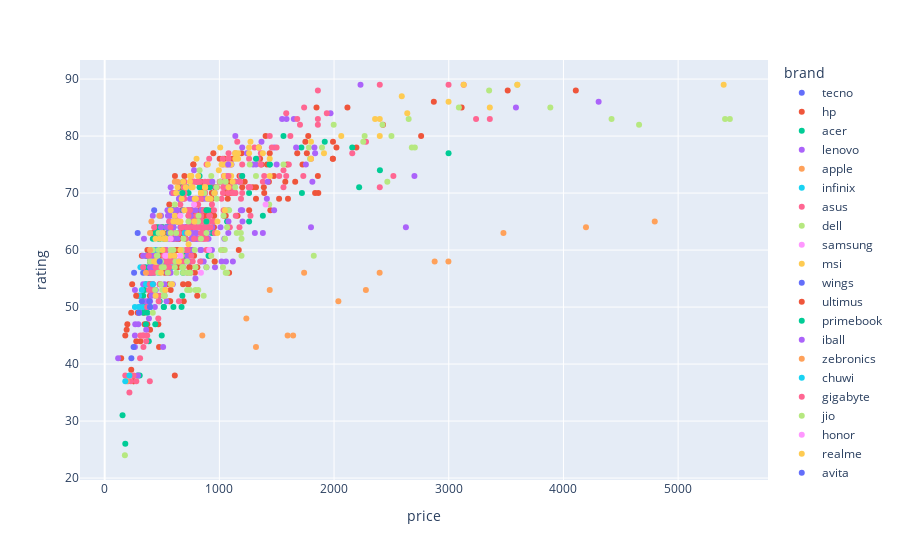

Notebook code for this chart:
### Code cell
# Scatterplot de price e rating
px.scatter(df_laptop, x='price', y='rating', color='brand')

### Figure 1 — Plotly figure (JSON) as saved in the notebook; plotly's stock layout.template omitted (floating-point values rounded to 4 significant figures; data arrays with more than 128 entries replaced by an {"elided": "..."} marker saying what was removed)
{"data": [{"hovertemplate": "brand=tecno<br>price=%{x}<br>rating=%{y}<extra></extra>", "legendgroup": "tecno", "marker": {"color": "#636efa", "symbol": "circle"}, "mode": "markers", "name": "tecno", "orientation": "v", "showlegend": true, "type": "scatter", "x": [287.7, 431.6], "xaxis": "x", "y": [63, 67], "yaxis": "y"}, {"hovertemplate": "brand=hp<br>price=%{x}<br>rating=%{y}<extra></extra>", "legendgroup": "hp", "marker": {"color": "#EF553B", "symbol": "circle"}, "mode": "markers", "name": "hp", "orientation": "v", "showlegend": true, "type": "scatter", "x": {"elided": "205 float values"}, "xaxis": "x", "y": {"elided": "205 int values"}, "yaxis": "y"}, {"hovertemplate": "brand=acer<br>price=%{x}<br>rating=%{y}<extra></extra>", "legendgroup": "acer", "marker": {"color": "#00cc96", "symbol": "circle"}, "mode": "markers", "name": "acer", "orientation": "v", "showlegend": true, "type": "scatter", "x": [479.6, 935.4, 563.6, 419.6, 395.7, 683.5, 455.6, 473.7, 1139.0, 575.6, 1439.0, 1259.0, 371.7, 467.6, 395.7, 875.4, 2159.0, 383.7, 359.7, 731.5, 683.5, 1439.0, 335.7, 563.6, 359.7, 557.7, 599.5, 539.7, 515.7, 563.6, 557.6, 683.5, 477.3, 287.7, 767.6, 791.4, 599.5, 740.0, 305.7, 479.6, 419.6, 515.6, 683.5, 635.5, 443.6, 503.6, 497.6, 1919.0, 809.5, 431.6, 1559.0, 905.5, 503.6, 863.4, 369.3, 359.6, 353.7, 515.6, 491.6, 659.5, 394.5, 347.8, 479.6, 599.5, 698.8, 677.5, 670.4, 1720.0, 707.5, 1715.0, 479.6, 441.4, 1259.0, 1379.0, 539.6, 1067.0, 827.4, 2400.0, 934.2, 551.6, 395.7, 384.9, 2219.0, 2998.0, 335.7, 917.5, 359.7, 827.5, 905.5], "xaxis": "x", "y": [62, 63, 64, 60, 58, 71, 60, 62, 72, 67, 75, 70, 49, 64, 54, 64, 78, 57, 59, 70, 67, 75, 49, 67, 47, 64, 64, 64, 62, 63, 63, 56, 62, 38, 65, 62, 67, 65, 38, 58, 62, 50, 72, 70, 63, 60, 45, 79, 65, 58, 80, 59, 64, 70, 59, 50, 57, 50, 60, 69, 56, 53, 51, 50, 59, 52, 50, 70, 62, 78, 58, 47, 65, 66, 64, 65, 73, 74, 72, 59, 50, 44, 71, 77, 52, 71, 54, 71, 67], "yaxis": "y"}, {"hovertemplate": "brand=lenovo<br>price=%{x}<br>rating=%{y}<extra></extra>", "legendgroup": "lenovo", "marker": {"color": "#ab63fa", "symbol": "circle"}, "mode": "markers", "name": "lenovo", "orientation": "v", "showlegend": true, "type": "scatter", "x": {"elided": "201 float values"}, "xaxis": "x", "y": {"elided": "201 int values"}, "yaxis": "y"}, {"hovertemplate": "brand=apple<br>price=%{x}<br>rating=%{y}<extra></extra>", "legendgroup": "apple", "marker": {"color": "#FFA15A", "symbol": "circle"}, "mode": "markers", "name": "apple", "orientation": "v", "showlegend": true, "type": "scatter", "x": [851.4, 4796.0, 1235.0, 1439.0, 1319.0, 3477.0, 4196.0, 2997.0, 2397.0, 1739.0, 1595, 1643.0, 2278.0, 2877.0, 2038.0], "xaxis": "x", "y": [45, 65, 48, 53, 43, 63, 64, 58, 56, 56, 45, 45, 53, 58, 51], "yaxis": "y"}, {"hovertemplate": "brand=infinix<br>price=%{x}<br>rating=%{y}<extra></extra>", "legendgroup": "infinix", "marker": {"color": "#19d3f3", "symbol": "circle"}, "mode": "markers", "name": "infinix", "orientation": "v", "showlegend": true, "type": "scatter", "x": [419.6, 719.5, 359.7, 335.7, 323.7, 431.6, 695.5, 467.6, 587.6, 311.7, 299.7, 539.6, 467.6], "xaxis": "x", "y": [56, 71, 54, 50, 53, 60, 63, 56, 57, 57, 52, 57, 58], "yaxis": "y"}, {"hovertemplate": "brand=asus<br>price=%{x}<br>rating=%{y}<extra></extra>", "legendgroup": "asus", "marker": {"color": "#FF6692", "symbol": "circle"}, "mode": "markers", "name": "asus", "orientation": "v", "showlegend": true, "type": "scatter", "x": {"elided": "210 float values"}, "xaxis": "x", "y": {"elided": "210 int values"}, "yaxis": "y"}, {"hovertemplate": "brand=dell<br>price=%{x}<br>rating=%{y}<extra></extra>", "legendgroup": "dell", "marker": {"color": "#B6E880", "symbol": "circle"}, "mode": "markers", "name": "dell", "orientation": "v", "showlegend": true, "type": "scatter", "x": [419.6, 818.4, 974.9, 475.5, 1037.0, 869.4, 599.7, 1007.0, 827.4, 1781.0, 455.6, 791.4, 929.4, 470.6, 687.2, 611.5, 839.5, 626.0, 1055.0, 2500.0, 440.5, 718.3, 419.6, 1823, 1067.0, 1265.0, 617.5, 683.5, 743.5, 815.9, 675.7, 682.2, 683.5, 611.5, 467.6, 791.4, 1193.0, 719.5, 449.6, 1031.0, 2678.0, 550.1, 459.9, 1187.0, 395.7, 1049.0, 575.6, 929.4, 496.9, 1047.0, 725.5, 447.1, 1013.0, 3088.0, 1151.0, 730.4, 5451.0, 814.2, 3886.0, 2267.0, 5409.0, 3598.0, 785.6, 887.4, 471.2, 719.5, 501.4, 1055.0, 1085.0, 491.6, 524.0, 671.5, 575.6, 955.8, 3352.0, 2423.0, 490.4, 2465.0, 1138.0, 743.5, 1895.0, 1997.0, 1193.0, 959.7, 515.6, 1067.0, 863.4, 887.4, 743.5, 1790.0, 515.7, 2255.0, 1319.0, 1559.0, 976.3, 2704.0, 2650.0, 4659.0, 4419.0, 575.6, 623.5, 461.6, 539.6, 670.4, 1434.0, 1055.0], "xaxis": "x", "y": [60, 66, 71, 66, 66, 70, 60, 72, 74, 78, 59, 53, 73, 63, 62, 68, 62, 56, 67, 80, 53, 58, 49, 59, 64, 75, 58, 57, 53, 53, 57, 57, 56, 57, 56, 57, 62, 53, 58, 57, 78, 56, 58, 63, 58, 62, 54, 59, 57, 60, 63, 58, 60, 85, 63, 65, 83, 65, 85, 80, 83, 89, 60, 63, 60, 56, 53, 56, 67, 58, 52, 60, 60, 70, 88, 82, 54, 72, 71, 56, 78, 82, 59, 58, 57, 56, 52, 57, 56, 76, 52, 79, 73, 75, 69, 78, 83, 82, 83, 63, 63, 59, 62, 59, 68, 72], "yaxis": "y"}, {"hovertemplate": "brand=samsung<br>price=%{x}<br>rating=%{y}<extra></extra>", "legendgroup": "samsung", "marker": {"color": "#FF97FF", "symbol": "circle"}, "mode": "markers", "name": "samsung", "orientation": "v", "showlegend": true, "type": "scatter", "x": [779.5, 539.6, 575.6, 839.4, 911.4, 659.5, 1403.0], "xaxis": "x", "y": [68, 59, 62, 56, 60, 59, 68], "yaxis": "y"}, {"hovertemplate": "brand=msi<br>price=%{x}<br>rating=%{y}<extra></extra>", "legendgroup": "msi", "marker": {"color": "#FECB52", "symbol": "circle"}, "mode": "markers", "name": "msi", "orientation": "v", "showlegend": true, "type": "scatter", "x": [635.5, 800.9, 431.2, 839.4, 659.5, 899.4, 599.5, 503.6, 659.5, 743.5, 635.5, 755.5, 479.6, 647.5, 683.5, 443.6, 815.4, 785.5, 527.6, 1271.0, 1007.0, 795.8, 2399.0, 5397.0, 959.4, 2358.0, 755.5, 1139.0, 1163.0, 1259.0, 1799.0, 1799.0, 1379.0, 671.5, 707.5, 671.5, 2399.0, 1439.0, 3598.0, 983.3, 443.6, 1912.0, 1079.0, 887.4, 575.6, 1343.0, 695.5, 659.5, 1259.0, 899.4, 1139.0, 611.5, 1139.0, 1019.0, 731.5, 623.5, 635.5, 1103.0, 1055.0, 3358.0, 923.4, 875.4, 1043.0, 2998.0, 767.5, 1163.0, 983.3, 839.4, 3130.0, 781.9, 875.4, 2638.0, 2590.0, 2063.0, 839.4, 743.5, 527.6, 587.6, 503.6, 455.6, 569.6, 1115.0, 995.3, 1048.0, 606.8, 731.5, 647.5, 491.6, 1439.0, 1103.0], "xaxis": "x", "y": [71, 76, 58, 70, 65, 75, 65, 63, 60, 73, 65, 73, 62, 65, 72, 62, 73, 69, 62, 79, 78, 69, 80, 89, 70, 83, 71, 76, 76, 77, 79, 76, 77, 69, 71, 70, 83, 73, 89, 63, 58, 77, 71, 65, 67, 78, 67, 65, 78, 69, 77, 66, 77, 75, 63, 70, 65, 75, 75, 85, 69, 71, 73, 86, 71, 77, 65, 70, 89, 65, 71, 84, 87, 80, 70, 72, 53, 54, 60, 58, 59, 72, 74, 67, 59, 61, 58, 56, 76, 73], "yaxis": "y"}, {"hovertemplate": "brand=wings<br>price=%{x}<br>rating=%{y}<extra></extra>", "legendgroup": "wings", "marker": {"color": "#636efa", "symbol": "circle"}, "mode": "markers", "name": "wings", "orientation": "v", "showlegend": true, "type": "scatter", "x": [335.7, 479.6, 299.7, 323.7], "xaxis": "x", "y": [56, 58, 49, 51], "yaxis": "y"}, {"hovertemplate": "brand=ultimus<br>price=%{x}<br>rating=%{y}<extra></extra>", "legendgroup": "ultimus", "marker": {"color": "#EF553B", "symbol": "circle"}, "mode": "markers", "name": "ultimus", "orientation": "v", "showlegend": true, "type": "scatter", "x": [239.8, 191.8, 143.8, 179.8, 197.8, 274.8], "xaxis": "x", "y": [54, 46, 41, 45, 47, 52], "yaxis": "y"}, {"hovertemplate": "brand=primebook<br>price=%{x}<br>rating=%{y}<extra></extra>", "legendgroup": "primebook", "marker": {"color": "#00cc96", "symbol": "circle"}, "mode": "markers", "name": "primebook", "orientation": "v", "showlegend": true, "type": "scatter", "x": [179.8, 155.8], "xaxis": "x", "y": [26, 31], "yaxis": "y"}, {"hovertemplate": "brand=iball<br>price=%{x}<br>rating=%{y}<extra></extra>", "legendgroup": "iball", "marker": {"color": "#ab63fa", "symbol": "circle"}, "mode": "markers", "name": "iball", "orientation": "v", "showlegend": true, "type": "scatter", "x": [117.5], "xaxis": "x", "y": [41], "yaxis": "y"}, {"hovertemplate": "brand=zebronics<br>price=%{x}<br>rating=%{y}<extra></extra>", "legendgroup": "zebronics", "marker": {"color": "#FFA15A", "symbol": "circle"}, "mode": "markers", "name": "zebronics", "orientation": "v", "showlegend": true, "type": "scatter", "x": [407.7, 395.7, 635.5, 359.7, 479.6, 395.7, 611.5], "xaxis": "x", "y": [65, 63, 72, 56, 66, 60, 72], "yaxis": "y"}, {"hovertemplate": "brand=chuwi<br>price=%{x}<br>rating=%{y}<extra></extra>", "legendgroup": "chuwi", "marker": {"color": "#19d3f3", "symbol": "circle"}, "mode": "markers", "name": "chuwi", "orientation": "v", "showlegend": true, "type": "scatter", "x": [395.7, 299.7, 263.7, 419.6], "xaxis": "x", "y": [50, 50, 50, 54], "yaxis": "y"}, {"hovertemplate": "brand=gigabyte<br>price=%{x}<br>rating=%{y}<extra></extra>", "legendgroup": "gigabyte", "marker": {"color": "#FF6692", "symbol": "circle"}, "mode": "markers", "name": "gigabyte", "orientation": "v", "showlegend": true, "type": "scatter", "x": [863.4, 1079.0], "xaxis": "x", "y": [67, 73], "yaxis": "y"}, {"hovertemplate": "brand=jio<br>price=%{x}<br>rating=%{y}<extra></extra>", "legendgroup": "jio", "marker": {"color": "#B6E880", "symbol": "circle"}, "mode": "markers", "name": "jio", "orientation": "v", "showlegend": true, "type": "scatter", "x": [176.3], "xaxis": "x", "y": [24], "yaxis": "y"}, {"hovertemplate": "brand=honor<br>price=%{x}<br>rating=%{y}<extra></extra>", "legendgroup": "honor", "marker": {"color": "#FF97FF", "symbol": "circle"}, "mode": "markers", "name": "honor", "orientation": "v", "showlegend": true, "type": "scatter", "x": [659.5, 527.6], "xaxis": "x", "y": [66, 59], "yaxis": "y"}, {"hovertemplate": "brand=realme<br>price=%{x}<br>rating=%{y}<extra></extra>", "legendgroup": "realme", "marker": {"color": "#FECB52", "symbol": "circle"}, "mode": "markers", "name": "realme", "orientation": "v", "showlegend": true, "type": "scatter", "x": [443.6, 515.6], "xaxis": "x", "y": [52, 62], "yaxis": "y"}, {"hovertemplate": "brand=avita<br>price=%{x}<br>rating=%{y}<extra></extra>", "legendgroup": "avita", "marker": {"color": "#636efa", "symbol": "circle"}, "mode": "markers", "name": "avita", "orientation": "v", "showlegend": true, "type": "scatter", "x": [256.5, 395.2, 390.4, 232.9, 251.8], "xaxis": "x", "y": [56, 50, 51, 41, 43], "yaxis": "y"}, {"hovertemplate": "brand=microsoft<br>price=%{x}<br>rating=%{y}<extra></extra>", "legendgroup": "microsoft", "marker": {"color": "#EF553B", "symbol": "circle"}, "mode": "markers", "name": "microsoft", "orientation": "v", "showlegend": true, "type": "scatter", "x": [959.4, 1169.0], "xaxis": "x", "y": [58, 60], "yaxis": "y"}, {"hovertemplate": "brand=fujitsu<br>price=%{x}<br>rating=%{y}<extra></extra>", "legendgroup": "fujitsu", "marker": {"color": "#00cc96", "symbol": "circle"}, "mode": "markers", "name": "fujitsu", "orientation": "v", "showlegend": true, "type": "scatter", "x": [887.4, 887.4, 1319.0, 1199.0, 677.5], "xaxis": "x", "y": [67, 65, 76, 73, 70], "yaxis": "y"}, {"hovertemplate": "brand=lg<br>price=%{x}<br>rating=%{y}<extra></extra>", "legendgroup": "lg", "marker": {"color": "#ab63fa", "symbol": "circle"}, "mode": "markers", "name": "lg", "orientation": "v", "showlegend": true, "type": "scatter", "x": [1187.0, 939.1, 1829.0, 1414.0, 1077.0, 1811.0, 1421.0], "xaxis": "x", "y": [67, 72, 78, 69, 75, 72, 72], "yaxis": "y"}, {"hovertemplate": "brand=walker<br>price=%{x}<br>rating=%{y}<extra></extra>", "legendgroup": "walker", "marker": {"color": "#FFA15A", "symbol": "circle"}, "mode": "markers", "name": "walker", "orientation": "v", "showlegend": true, "type": "scatter", "x": [191.8], "xaxis": "x", "y": [37], "yaxis": "y"}, {"hovertemplate": "brand=axl<br>price=%{x}<br>rating=%{y}<extra></extra>", "legendgroup": "axl", "marker": {"color": "#19d3f3", "symbol": "circle"}, "mode": "markers", "name": "axl", "orientation": "v", "showlegend": true, "type": "scatter", "x": [215.8, 179.8], "xaxis": "x", "y": [38, 37], "yaxis": "y"}], "layout": {"legend": {"title": {"text": "brand"}, "tracegroupgap": 0}, "margin": {"t": 60}, "xaxis": {"anchor": "y", "domain": [0, 1], "title": {"text": "price"}}, "yaxis": {"anchor": "x", "domain": [0, 1], "title": {"text": "rating"}}}}
